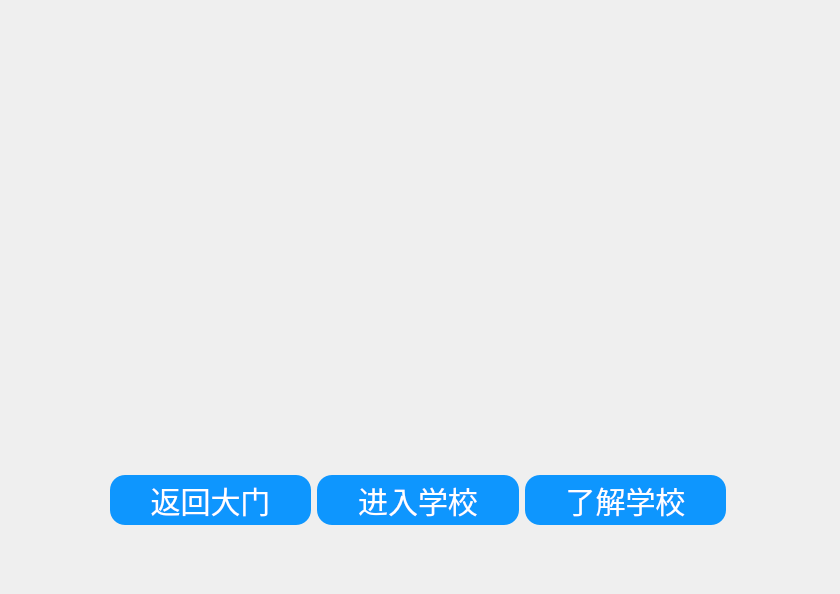
<?xml version="1.0" encoding="UTF-8"?>
<ui version="4.0">
 <class>newdialog</class>
 <widget class="QDialog" name="newdialog">
  <property name="geometry">
   <rect>
    <x>0</x>
    <y>0</y>
    <width>840</width>
    <height>594</height>
   </rect>
  </property>
  <property name="windowTitle">
   <string>Dialog</string>
  </property>
  <property name="styleSheet">
   <string notr="true">#newdialog{border-image: url(:/baijiang/baijiang.png);}</string>
  </property>
  <widget class="QWidget" name="horizontalLayoutWidget">
   <property name="geometry">
    <rect>
     <x>110</x>
     <y>460</y>
     <width>616</width>
     <height>80</height>
    </rect>
   </property>
   <layout class="QHBoxLayout" name="horizontalLayout">
    <item>
     <widget class="QPushButton" name="newpb1">
      <property name="styleSheet">
       <string notr="true">QPushButton
{
    font-family:Microsoft Yahei;
    font:30px;
    color:white;
    background-color:rgb(14 , 150 , 254);
    border-radius:15px;
    height:50px;
    width:20px;
}

QPushButton:hover
{
    background-color:rgb(44 , 137 , 255);
}

QPushButton:pressed
{
    background-color:rgb(14 , 150 , 254);
    padding-left:3px;
    padding-top:3px;
}</string>
      </property>
      <property name="text">
       <string>返回大门</string>
      </property>
     </widget>
    </item>
    <item>
     <widget class="QPushButton" name="newpb2">
      <property name="styleSheet">
       <string notr="true">QPushButton
{
    font-family:Microsoft Yahei;
    font:30px;
    color:white;
    background-color:rgb(14 , 150 , 254);
    border-radius:15px;
    height:50px;
    width:200px;
}

QPushButton:hover
{
    background-color:rgb(44 , 137 , 255);
}

QPushButton:pressed
{
    background-color:rgb(14 , 150 , 254);
    padding-left:3px;
    padding-top:3px;
}</string>
      </property>
      <property name="text">
       <string>进入学校</string>
      </property>
     </widget>
    </item>
    <item>
     <widget class="QPushButton" name="newpb3">
      <property name="styleSheet">
       <string notr="true">QPushButton
{
    font-family:Microsoft Yahei;
    font:30px;
    color:white;
    background-color:rgb(14 , 150 , 254);
    border-radius:15px;
    height:50px;
    width:200px;
}

QPushButton:hover
{
    background-color:rgb(44 , 137 , 255);
}

QPushButton:pressed
{
    background-color:rgb(14 , 150 , 254);
    padding-left:3px;
    padding-top:3px;
}
</string>
      </property>
      <property name="text">
       <string>了解学校</string>
      </property>
     </widget>
    </item>
   </layout>
  </widget>
 </widget>
 <resources/>
 <connections/>
</ui>
